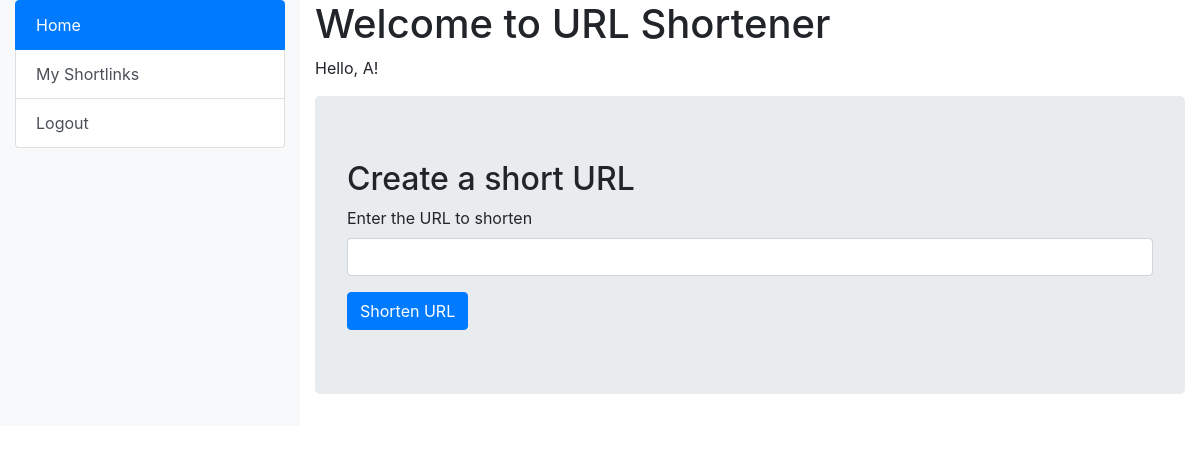
Before: / (signed in) with the older database file.
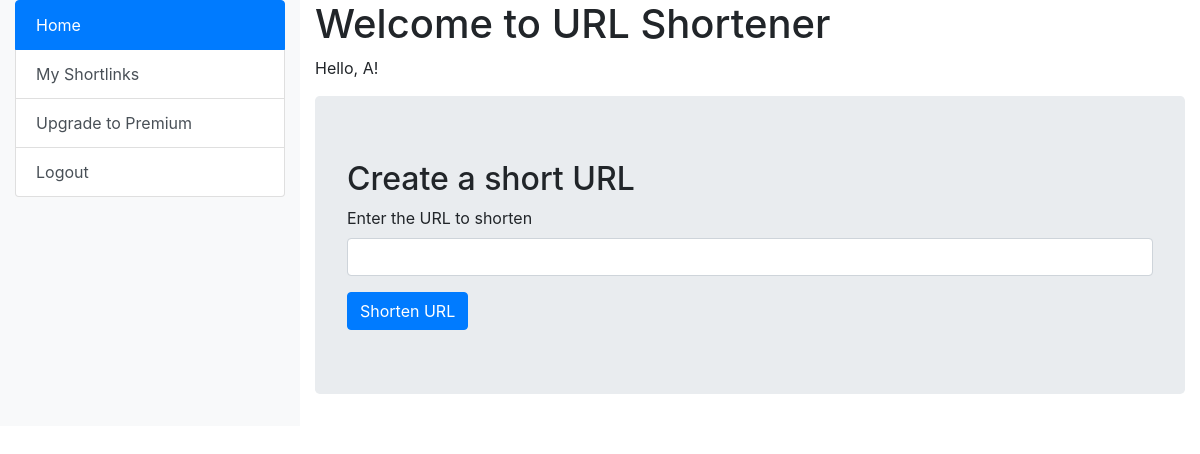
After: the same page with the newer database file.
### tables this page shows
CREATE TABLE users (
    id INTEGER PRIMARY KEY AUTOINCREMENT,
    username TEXT NOT NULL UNIQUE,
    password TEXT NOT NULL,
    email TEXT UNIQUE
, is_premium INTEGER DEFAULT 0);

### app.py (the view)
@app.route('/', methods=['GET', 'POST'])
@login_required
def home():
    if request.method == 'POST':
        original_url = request.form.get('url')
        user_id = current_user.get_id()  # This assumes you have a get_id method in your user model
        short_url = insert_url_mapping(original_url, user_id)
        return render_template('home.html', short_url=short_url, long_url=original_url)
    return render_template('home.html')

### app.py (called while the page is built)
@login_manager.user_loader
def load_user(user_id):
    conn = sqlite3.connect(db_filename)
    conn.row_factory = sqlite3.Row
    c = conn.cursor()
    c.execute('SELECT * FROM users WHERE id = ?', (user_id,))
    user = c.fetchone()
    conn.close()
    if user:
        return User(str(user['id']), user['username'], user['password'], user['email'], user['is_premium'])
    return None

### templates/home.html (shortened to what this page needs)
<!DOCTYPE html>
<html lang="en">
<head>
    <link href="https://stackpath.bootstrapcdn.com/bootstrap/4.3.1/css/bootstrap.min.css" rel="stylesheet">
</head>
<body>
    <div class="container-fluid">
        <div class="row">
            {% include 'sidebar.html' %}
            <div class="col-md-9">
                <h1>Welcome to URL Shortener</h1>
                {% if current_user.is_authenticated %}
                    <p>Hello, {{ current_user.username }}!</p>
                {% endif %}
                <div class="jumbotron">
                    <h2>Create a short URL</h2>
                    <form method="POST">
                        <div class="form-group">
                            <label for="url">Enter the URL to shorten</label>
                            <input type="text" class="form-control" id="url" name="url" required>
                        </div>
                        <button type="submit" class="btn btn-primary">Shorten URL</button>
                    </form>
                </div>
            </div>
        </div>
    </div>
</body>
</html>

### templates/sidebar.html
<div class="col-md-3 bg-light">
    <div class="list-group">
        <a href="/" class="list-group-item list-group-item-action {% if request.path == '/' %}active{% endif %}">Home</a>
        {% if current_user.is_authenticated %}
            <a href="/my_shortlinks" class="list-group-item list-group-item-action {% if request.path == '/my_shortlinks' %}active{% endif %}">My Shortlinks</a>
            {% if current_user.is_premium == 0 %}
                <a href="/upgrade" class="list-group-item list-group-item-action {% if request.path == '/upgrade' %}active{% endif %}">Upgrade to Premium</a>
            {% endif %}
            <a href="/logout" class="list-group-item list-group-item-action">Logout</a>
        {% else %}
            <a href="/login" class="list-group-item list-group-item-action {% if request.path == '/login' %}active{% endif %}">Login</a>
            <a href="/register" class="list-group-item list-group-item-action {% if request.path == '/register' %}active{% endif %}">Register</a>
        {% endif %}
    </div>
</div>

Changed rows visible on the page:
changed users: is_premium 1 → 0 (drawn)
Other visible differences:
text now shown: "Upgrade to Premium"
